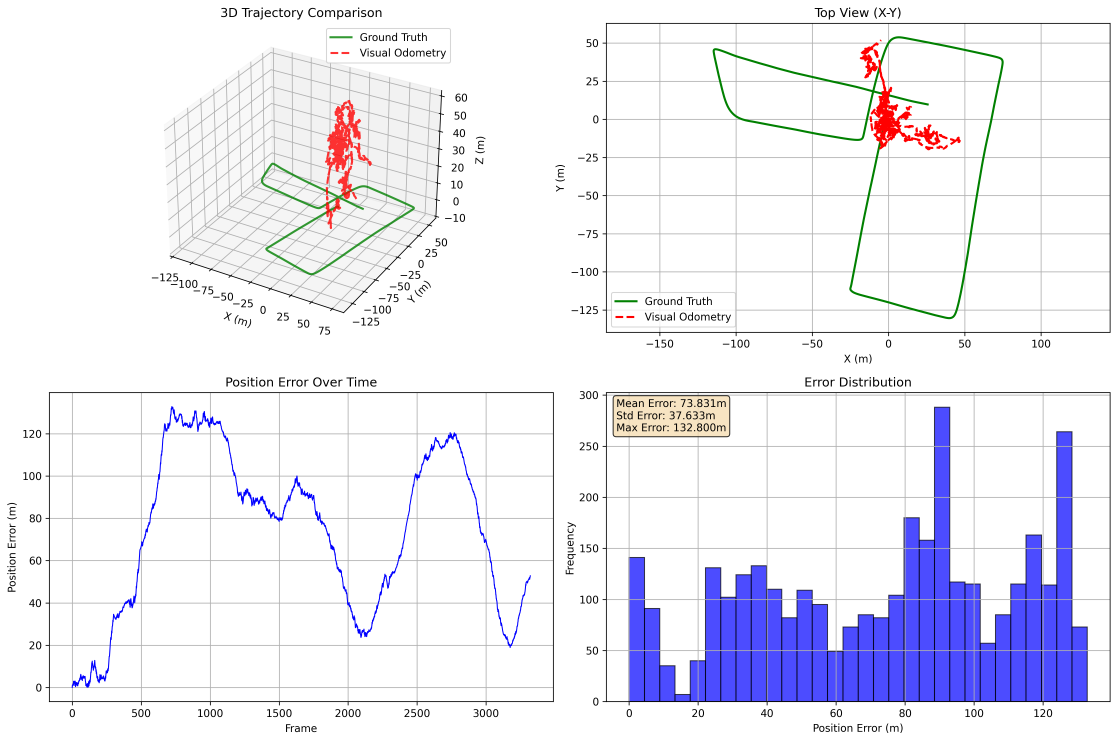
#> input picture batch_vo/results/comparison_plot.png, 4470 x 2966 px (shown at 1/4 size)
$ python batch_visual_odometry_fixed.py --input_dir results --output_dir out
#> lines starting #> are read from the running program, lines starting #| are printed output that depends on the picture
#> (reads batch_vo/my_images/camera_info.json from the repository)
#> (reads batch_vo/my_images/ground_truth.csv from the repository)
#!/usr/bin/env python3
"""
FIXED Batch Visual Odometry with Correct Coordinate System and Relaxed Matching

Key Fixes:
1. Coordinate system transformation (Camera Z->World X for forward motion)
2. Relaxed matching criteria to prevent "insufficient matches"
3. Adaptive scale normalization instead of rigid scaling
4. Better parameter tuning for handheld indoor footage
"""

import cv2
import numpy as np
import matplotlib.pyplot as plt
from pathlib import Path
import glob
import os
import json
import pandas as pd
import argparse
import logging
from mpl_toolkits.mplot3d import Axes3D
from collections import deque

# Setup logging
logging.basicConfig(level=logging.INFO, format='%(asctime)s - %(levelname)s - %(message)s')
logger = logging.getLogger(__name__)

class FixedBatchVisualOdometry:
    def __init__(self, feature_detector='SIFT', max_features=2000):
        """
        Initialize FIXED Visual Odometry processor
        """
        self.feature_detector_name = feature_detector
        self.max_features = max_features

        # Initialize feature detector
        if feature_detector == 'SIFT':
            self.detector = cv2.SIFT_create(nfeatures=max_features)
        elif feature_detector == 'ORB':
            self.detector = cv2.ORB_create(nfeatures=max_features)
        else:
            raise ValueError(f"Unsupported detector: {feature_detector}")

        # Feature matcher
        if feature_detector == 'SIFT':
            FLANN_INDEX_KDTREE = 1
            index_params = dict(algorithm=FLANN_INDEX_KDTREE, trees=5)
            search_params = dict(checks=50)
            self.matcher = cv2.FlannBasedMatcher(index_params, search_params)
        else:
            self.matcher = cv2.BFMatcher(cv2.NORM_HAMMING, crossCheck=False)

        # Camera parameters
        self.camera_matrix = None

        # Trajectory storage (in WORLD coordinates: X=forward, Y=right, Z=up)
        self.trajectory = []
        self.poses = []
        self.keyframes = []
        self.keyframe_descriptors = []

        # RELAXED processing parameters for handheld indoor footage
        self.match_ratio = 0.8  # More lenient ratio test (was 0.75)
        self.ransac_threshold = 1.5  # More lenient RANSAC (was 1.0)
        self.min_matches = 20  # Fewer matches required (was 50)
        self.min_inlier_ratio = 0.2  # Lower inlier requirement (was 0.3)

        # ADAPTIVE scale parameters
        self.base_scale = 0.05  # Base scale factor (5cm)
        self.scale_adaptation = True
        self.scale_history = deque(maxlen=10)  # Track recent scales
        self.max_translation = 0.5  # More realistic max per frame (was 2.0)

        # Smoothing
        self.smoothing_window = 3  # Smaller window for responsiveness

        # Loop closure (less aggressive)
        self.keyframe_interval = 20  # Less frequent keyframes
        self.loop_threshold = 50  # Fewer matches needed for loop

        # Current state
        self.current_pose = np.eye(4)
        self.prev_frame = None
        self.prev_keypoints = None
        self.prev_descriptors = None

        # Statistics
        self.total_matches = []
        self.inlier_ratios = []
        self.translation_magnitudes = []
        self.skipped_frames = 0

    def set_camera_matrix(self, fx, fy, cx, cy):
        """Set camera intrinsic parameters"""
        self.camera_matrix = np.array([
            [fx, 0, cx],
            [0, fy, cy],
            [0, 0, 1]
        ], dtype=np.float32)
        logger.info(f"Set camera matrix: fx={fx:.1f}, fy={fy:.1f}, cx={cx:.1f}, cy={cy:.1f}")

    def camera_to_world_coords(self, camera_translation):
        """
        Transform camera coordinates to world coordinates

        Camera coordinates (OpenCV):
        - X: right
        - Y: down
        - Z: forward (into scene)

        World coordinates (trajectory):
        - X: forward motion
        - Y: right/left strafe
        - Z: up/down (minimal for ground robot)
        """
        # Rotate camera coordinates to world coordinates
        # Camera Z -> World X (forward)
        # Camera X -> World Y (right)
        # Camera -Y -> World Z (up, negated because camera Y is down)

        world_x = camera_translation[2]   # Camera Z becomes World X (forward)
        world_y = camera_translation[0]   # Camera X becomes World Y (right)
        world_z = -camera_translation[1]  # Camera -Y becomes World Z (up)

        return np.array([world_x, world_y, world_z])

    def robust_feature_matching(self, desc1, desc2):
        """RELAXED feature matching for challenging indoor footage"""
        if desc1 is None or desc2 is None or len(desc1) < 5 or len(desc2) < 5:
            return []

        try:
            # Get matches
            if self.feature_detector_name == 'SIFT':
                raw_matches = self.matcher.knnMatch(desc1, desc2, k=2)
            else:
                raw_matches = self.matcher.knnMatch(desc1, desc2, k=2)
        except cv2.error:
            logger.warning("Feature matching failed")
            return []

        # Apply RELAXED Lowe's ratio test
        good_matches = []
        for match_pair in raw_matches:
            if len(match_pair) == 2:
                m, n = match_pair
                if m.distance < self.match_ratio * n.distance:
                    good_matches.append(m)
            elif len(match_pair) == 1:
                # Include single matches if we're desperate
                good_matches.append(match_pair[0])

        logger.debug(f"Ratio test: {len(raw_matches)} -> {len(good_matches)} matches")
        return good_matches

    def estimate_pose_robust(self, kp1, kp2, matches):
        """RELAXED pose estimation for challenging conditions"""
        if len(matches) < self.min_matches:
            logger.debug(f"Insufficient matches: {len(matches)} < {self.min_matches}")
            return None, None, 0

        # Extract matched points
        pts1 = np.float32([kp1[m.queryIdx].pt for m in matches])
        pts2 = np.float32([kp2[m.trainIdx].pt for m in matches])

        # Estimate essential matrix with RELAXED RANSAC
        try:
            E, mask = cv2.findEssentialMat(
                pts1, pts2,
                self.camera_matrix,
                method=cv2.RANSAC,
                prob=0.99,  # Slightly lower confidence for relaxed matching
                threshold=self.ransac_threshold
            )
        except cv2.error:
            logger.debug("Essential matrix estimation failed")
            return None, None, 0

        if E is None or mask is None:
            return None, None, 0

        inlier_ratio = np.sum(mask) / len(mask)

        if inlier_ratio < self.min_inlier_ratio:
            logger.debug(f"Low inlier ratio: {inlier_ratio:.2f}")
            return None, None, inlier_ratio

        # Recover pose
        try:
            _, R, t, _ = cv2.recoverPose(E, pts1, pts2, self.camera_matrix, mask=mask)
        except cv2.error:
            logger.debug("Pose recovery failed")
            return None, None, inlier_ratio

        return R, t, inlier_ratio

    def adaptive_scale_normalization(self, translation):
        """Adaptive scale normalization that preserves motion variability"""
        t_norm = np.linalg.norm(translation)

        if t_norm < 1e-6:
            return translation

        # Calculate adaptive scale based on recent motion
        if len(self.scale_history) > 0:
            recent_avg_scale = np.mean(self.scale_history)
            adaptive_scale = 0.7 * self.base_scale + 0.3 * recent_avg_scale
        else:
            adaptive_scale = self.base_scale

        # Normalize but preserve relative motion variability
        if t_norm > self.max_translation:
            # Cap excessive motion
            normalized_t = (translation / t_norm) * self.max_translation
            logger.debug(f"Capped large translation: {t_norm:.3f} -> {self.max_translation:.3f}")
        else:
            # Scale naturally but preserve relative magnitude
            scale_factor = adaptive_scale * (1.0 + 0.5 * (t_norm - 0.1))  # Slight motion-dependent scaling
            normalized_t = (translation / t_norm) * scale_factor

        # Track scale for adaptation
        actual_scale = np.linalg.norm(normalized_t)
        self.scale_history.append(actual_scale)

        return normalized_t

    def smooth_trajectory(self):
        """Apply LIGHT trajectory smoothing"""
        if len(self.trajectory) < self.smoothing_window:
            return

        # Light smoothing of last few positions
        start_idx = max(0, len(self.trajectory) - self.smoothing_window)
        positions = np.array(self.trajectory[start_idx:])

        if len(positions) >= 2:
            # Weighted average favoring recent positions
            weights = np.linspace(0.5, 1.0, len(positions))
            smoothed = np.average(positions, axis=0, weights=weights)
            self.trajectory[-1] = smoothed

    # [40 lines left out: functions detect_loop_closure, correct_loop_closure, not called in this run]

    def process_image_sequence(self, image_paths):
        """Process sequence with RELAXED parameters for indoor handheld footage"""
        logger.info(f"Processing {len(image_paths)} images with RELAXED parameters...")

        for i, image_path in enumerate(image_paths):
            if i % 100 == 0:
                logger.info(f"Processing frame {i+1}/{len(image_paths)} (skipped: {self.skipped_frames})")

            # Load image
            frame = cv2.imread(image_path, cv2.IMREAD_GRAYSCALE)
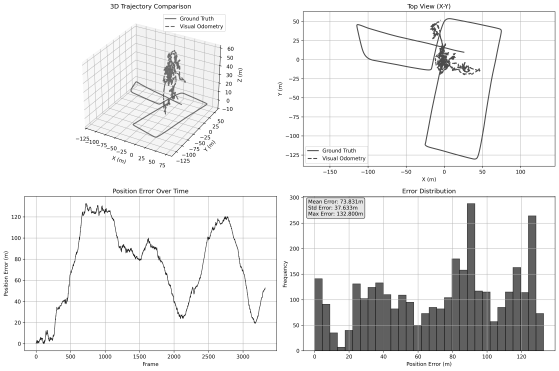
#> frame: shape (2966, 4470) (shown at 1/8 size); min 0, max 255, mean 236.8
            if frame is None:
                logger.warning(f"Failed to load image: {image_path}")
                continue

            # Detect features
            try:
                keypoints, descriptors = self.detector.detectAndCompute(frame, None)
            except cv2.error:
                logger.warning(f"Feature detection failed for frame {i}")
                continue

            if len(keypoints) < 5:  # Very low threshold
                logger.warning(f"Very few features in frame {i}: {len(keypoints)}")
                self.skipped_frames += 1
                continue

            # First frame
            if self.prev_frame is None:
                self.prev_frame = frame
                self.prev_keypoints = keypoints
                self.prev_descriptors = descriptors

                # Initialize trajectory at origin
                initial_position = np.array([0.0, 0.0, 0.0])
                self.trajectory.append(initial_position)
                self.poses.append(self.current_pose.copy())

                # First keyframe
                self.keyframes.append(initial_position)
                self.keyframe_descriptors.append(descriptors)
                continue

            # Match features
            matches = self.robust_feature_matching(self.prev_descriptors, descriptors)
            self.total_matches.append(len(matches))

            if len(matches) < self.min_matches:
                logger.debug(f"Insufficient matches in frame {i}: {len(matches)}")
                # Don't skip - use previous position instead
                self.trajectory.append(self.trajectory[-1].copy())
                self.poses.append(self.poses[-1].copy())
                self.skipped_frames += 1

                # Still update for next iteration
                self.prev_frame = frame
                self.prev_keypoints = keypoints
                self.prev_descriptors = descriptors
                continue

            # Estimate pose
            R, t, inlier_ratio = self.estimate_pose_robust(
                self.prev_keypoints, keypoints, matches
            )

            self.inlier_ratios.append(inlier_ratio)

            if R is None or t is None:
                logger.debug(f"Pose estimation failed for frame {i}")
                # Use previous pose
                self.trajectory.append(self.trajectory[-1].copy())
                self.poses.append(self.poses[-1].copy())
                self.skipped_frames += 1
            else:
                # COORDINATE SYSTEM FIX: Transform camera coords to world coords
                camera_translation = t.flatten()
                world_translation = self.camera_to_world_coords(camera_translation)

                # Apply adaptive scale normalization
                world_translation_scaled = self.adaptive_scale_normalization(world_translation)
                self.translation_magnitudes.append(np.linalg.norm(world_translation_scaled))

                # Update pose in WORLD coordinates
                transform = np.eye(4)
                transform[:3, :3] = R
                transform[:3, 3] = world_translation_scaled

                self.current_pose = self.current_pose @ transform

                # Extract position
                position = self.current_pose[:3, 3]
                self.trajectory.append(position)
                self.poses.append(self.current_pose.copy())

                # Apply light smoothing
                self.smooth_trajectory()

                # Keyframes for loop closure
                if i % self.keyframe_interval == 0 and len(self.keyframes) > 0:
                    self.keyframes.append(position.copy())
                    self.keyframe_descriptors.append(descriptors)

                    # Check for loop closure
                    loop_idx = self.detect_loop_closure(descriptors)
                    if loop_idx is not None:
                        self.correct_loop_closure(loop_idx)

            # Update for next iteration
            self.prev_frame = frame
            self.prev_keypoints = keypoints
            self.prev_descriptors = descriptors

        logger.info(f"Processing complete! Generated {len(self.trajectory)} poses (skipped {self.skipped_frames} frames)")
        return True

    def export_to_csv(self, output_path):
        """Export trajectory to CSV file"""
        df = pd.DataFrame(self.trajectory, columns=['x', 'y', 'z'])
        df['frame'] = range(len(self.trajectory))
        df.to_csv(output_path, index=False)
        logger.info(f"Trajectory exported to: {output_path}")

    def create_3d_plot(self, output_path):
        """Create 3D trajectory visualization with CORRECT axes"""
#> called with output_path = 'out/trajectory_3d.png'
        if len(self.trajectory) < 2:
            logger.warning("Insufficient trajectory data for plotting")
            return

        trajectory = np.array(self.trajectory)
        total_distance = np.sum([
            np.linalg.norm(trajectory[i+1] - trajectory[i])
            for i in range(len(trajectory)-1)
        ])

        fig = plt.figure(figsize=(12, 9))
        ax = fig.add_subplot(111, projection='3d')

        # Plot trajectory with CORRECTED coordinate labels
        ax.plot(trajectory[:, 0], trajectory[:, 1], trajectory[:, 2],
                'b-', linewidth=2, alpha=0.8, label='Visual Odometry')

        # Mark start and end
        ax.scatter(*trajectory[0], color='green', s=100, label='Start')
        ax.scatter(*trajectory[-1], color='red', s=100, label='End')

        # Mark keyframes
        if self.keyframes:
            keyframes = np.array(self.keyframes)
            ax.scatter(keyframes[:, 0], keyframes[:, 1], keyframes[:, 2],
                      color='orange', s=50, alpha=0.6, label='Keyframes')

        # CORRECT axis labels for world coordinates
        ax.set_xlabel('X (metres) - Forward')
        ax.set_ylabel('Y (metres) - Right')
        ax.set_zlabel('Z (metres) - Up')
        ax.set_title(f'FIXED Visual Odometry Trajectory\nTotal Distance: {total_distance:.2f}m, Frames: {len(trajectory)}')
        ax.legend()
        ax.grid(True)

        plt.tight_layout()
        plt.savefig(output_path, dpi=300, bbox_inches='tight')
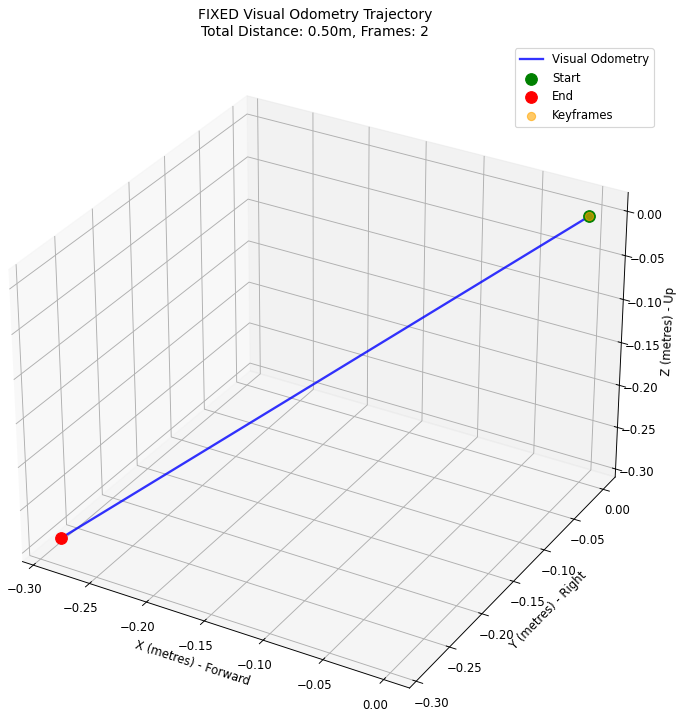
#> figure drawn by matplotlib, 1 panel
#> (the rest of the program and of its run is left out)
